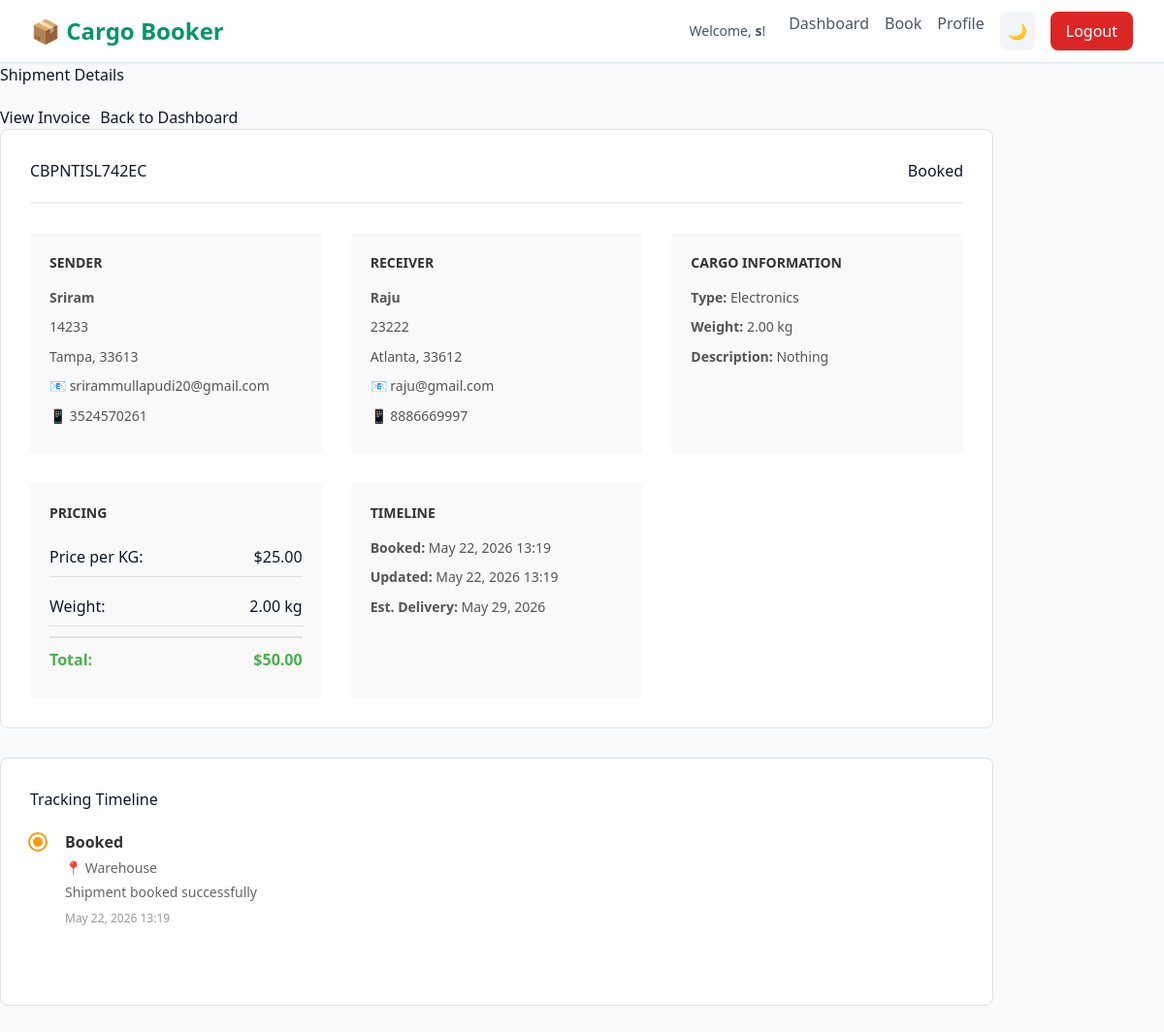
The page /shipment/1/ (signed in) on the database its author committed.
### shipments/models.py (models this page shows, shortened)
class Shipment(models.Model):
    CARGO_TYPE_CHOICES = [
        ('documents', 'Documents'),
        ('fragile', 'Fragile Items'),
        ('perishable', 'Perishable Goods'),
        ('electronics', 'Electronics'),
        ('furniture', 'Furniture'),
        ('machinery', 'Machinery'),
        ('other', 'Other'),
    ]
    STATUS_CHOICES = [
        ('pending', 'Pending'),
        ('booked', 'Booked'),
        ('in_transit', 'In Transit'),
        ('delivered', 'Delivered'),
        ('cancelled', 'Cancelled'),
    ]
    user = models.ForeignKey(User, on_delete=models.CASCADE, related_name='shipments')
    tracking_number = models.CharField(max_length=20, unique=True, default=generate_tracking_number)
    sender_name = models.CharField(max_length=255)
    sender_email = models.EmailField()
    sender_phone = models.CharField(max_length=20)
    sender_address = models.TextField()
    sender_city = models.CharField(max_length=100)
    sender_postal = models.CharField(max_length=20)
    receiver_name = models.CharField(max_length=255)
    receiver_email = models.EmailField()
    receiver_phone = models.CharField(max_length=20)
    receiver_address = models.TextField()
    receiver_city = models.CharField(max_length=100)
    receiver_postal = models.CharField(max_length=20)
    cargo_type = models.CharField(max_length=20, choices=CARGO_TYPE_CHOICES)
    cargo_description = models.TextField()
    weight_kg = models.DecimalField(max_digits=10, decimal_places=2)
    cargo_type_price = models.DecimalField(max_digits=10, decimal_places=2, default=0)  # per kg
    total_price = models.DecimalField(max_digits=10, decimal_places=2, default=0)
    status = models.CharField(max_length=20, choices=STATUS_CHOICES, default='pending')
    created_at = models.DateTimeField(auto_now_add=True)
    updated_at = models.DateTimeField(auto_now=True)
    estimated_delivery = models.DateTimeField(null=True, blank=True)
    class Meta:
        ordering = ['-created_at']

class StatusUpdate(models.Model):
    shipment = models.ForeignKey(Shipment, on_delete=models.CASCADE, related_name='status_updates')
    status = models.CharField(max_length=20, choices=Shipment.STATUS_CHOICES)
    message = models.TextField()
    location = models.CharField(max_length=255, blank=True)
    created_at = models.DateTimeField(auto_now_add=True)
    class Meta:
        ordering = ['-created_at']

### shipments/views.py (the view)
# urls.py: path('shipment/<int:pk>/', views.shipment_detail, name='shipment_detail'),
@login_required(login_url='login')
def shipment_detail(request, pk):
    shipment = get_object_or_404(Shipment, pk=pk)
    if shipment.user != request.user and not request.user.is_staff:
        messages.error(request, 'You do not have permission to view this shipment.')
        return redirect('dashboard')
    status_updates = shipment.status_updates.all()
    return render(request, 'shipment_detail.html', {
        'shipment': shipment,
        'status_updates': status_updates
    })

### templates/shipment_detail.html (shortened to what this page needs)
{% extends 'base.html' %}
{% block content %}
<div class="container">
    <div class="page-header">
        <h1>Shipment Details</h1>
        <div class="header-actions">
            <a href="{% url 'invoice' shipment.pk %}" class="btn btn-secondary">View Invoice</a>
            <a href="{% url 'dashboard' %}" class="btn btn-secondary">Back to Dashboard</a>
        </div>
    </div>
    <div class="shipment-details-layout">
        <div class="detail-card">
            <div class="card-header">
                <h2>{{ shipment.tracking_number }}</h2>
                <span class="status-badge status-{{ shipment.status }}">{{ shipment.get_status_display }}</span>
            </div>
            <div class="shipment-grid">
                <div class="info-section">
                    <h3>Sender</h3>
                    <p><strong>{{ shipment.sender_name }}</strong></p>
                    <p>{{ shipment.sender_address }}</p>
                    <p>{{ shipment.sender_city }}, {{ shipment.sender_postal }}</p>
                    <p>📧 {{ shipment.sender_email }}</p>
                    <p>📱 {{ shipment.sender_phone }}</p>
                </div>
                <div class="info-section">
                    <h3>Receiver</h3>
                    <p><strong>{{ shipment.receiver_name }}</strong></p>
                    <p>{{ shipment.receiver_address }}</p>
                    <p>{{ shipment.receiver_city }}, {{ shipment.receiver_postal }}</p>
                    <p>📧 {{ shipment.receiver_email }}</p>
                    <p>📱 {{ shipment.receiver_phone }}</p>
                </div>
                <div class="info-section">
                    <h3>Cargo Information</h3>
                    <p><strong>Type:</strong> {{ shipment.get_cargo_type_display }}</p>
                    <p><strong>Weight:</strong> {{ shipment.weight_kg }} kg</p>
                    <p><strong>Description:</strong> {{ shipment.cargo_description }}</p>
                </div>
                <div class="info-section pricing">
                    <h3>Pricing</h3>
                    <div class="pricing-table">
                        <div class="pricing-row">
                            <span>Price per KG:</span>
                            <span>${{ shipment.cargo_type_price|floatformat:2 }}</span>
                        </div>
                        <div class="pricing-row">
                            <span>Weight:</span>
                            <span>{{ shipment.weight_kg }} kg</span>
                        </div>
                        <div class="pricing-row total">
                            <span>Total:</span>
                            <span>${{ shipment.total_price|floatformat:2 }}</span>
                        </div>
                    </div>
                </div>
                <div class="info-section timeline-section">
                    <h3>Timeline</h3>
                    <p><strong>Booked:</strong> {{ shipment.created_at|date:"M d, Y H:i" }}</p>
                    <p><strong>Updated:</strong> {{ shipment.updated_at|date:"M d, Y H:i" }}</p>
                    <p><strong>Est. Delivery:</strong> {{ shipment.estimated_delivery|date:"M d, Y" }}</p>
                </div>
            </div>
        </div>
        <div class="detail-card timeline-card">
            <h2>Tracking Timeline</h2>
            {% if status_updates %}
                <div class="timeline">
                    {% for update in status_updates %}
                        <div class="timeline-item">
                            <div class="timeline-marker status-{{ update.status }}"></div>
                            <div class="timeline-content">
                                <div class="timeline-status">{{ update.get_status_display }}</div>
                                <div class="timeline-location">📍 {{ update.location }}</div>
                                <div class="timeline-message">{{ update.message }}</div>
                                <div class="timeline-time">{{ update.created_at|date:"M d, Y H:i" }}</div>
                            </div>
                        </div>
                    {% endfor %}
                </div>
            {% else %}
                <p class="empty-message">No status updates yet. Your shipment is being processed.</p>
            {% endif %}
        </div>
    </div>
</div>
{% endblock %}

### templates/base.html (shortened to what this page needs)
{% load static %}
<!DOCTYPE html>
<html lang="en">
<head>
    <script src="https://cdn.tailwindcss.com"></script>
    <link rel="stylesheet" href="{% static 'css/style.css' %}">
</head>
<body class="bg-slate-50 dark:bg-slate-900 text-slate-900 dark:text-white transition-colors duration-300">
    <nav class="sticky top-0 z-50 bg-white dark:bg-slate-950 border-b border-slate-200 dark:border-slate-800 shadow-sm">
        <div class="max-w-7xl mx-auto px-4 sm:px-6 lg:px-8">
            <div class="flex justify-between items-center h-16">
                <div class="flex-shrink-0">
                    <a href="{% url 'index' %}" class="text-2xl font-bold text-emerald-600 dark:text-emerald-400 hover:text-emerald-700 transition-colors">📦 Cargo Booker</a>
                </div>
                <div class="flex items-center gap-6">
                    {% if user.is_authenticated %}
                        <span class="text-sm text-slate-600 dark:text-slate-300">Welcome, <span class="font-semibold">{{ user.first_name|default:user.username }}</span>!</span>
                        <div class="flex gap-4">
                            <a href="{% url 'dashboard' %}" class="text-slate-600 dark:text-slate-300 hover:text-emerald-600 dark:hover:text-emerald-400 transition-colors font-medium">Dashboard</a>
                            <a href="{% url 'book_shipment' %}" class="text-slate-600 dark:text-slate-300 hover:text-emerald-600 dark:hover:text-emerald-400 transition-colors font-medium">Book</a>
                            <a href="{% url 'profile' %}" class="text-slate-600 dark:text-slate-300 hover:text-emerald-600 dark:hover:text-emerald-400 transition-colors font-medium">Profile</a>
                            <button id="darkModeToggle" class="p-2 rounded-lg bg-slate-100 dark:bg-slate-800 hover:bg-slate-200 dark:hover:bg-slate-700 transition-colors">🌙</button>
                            <a href="{% url 'logout' %}" class="px-4 py-2 bg-red-600 hover:bg-red-700 text-white rounded-lg transition-colors font-medium">Logout</a>
                        </div>
                    {% endif %}
                </div>
            </div>
        </div>
    </nav>
    <main class="min-h-[calc(100vh-120px)] bg-slate-50 dark:bg-slate-900 transition-colors">
        {% block content %}{% endblock %}
    </main>
</body>
</html>

### static/css/style.css (style rules this page uses)
.timeline { @apply relative; }
.timeline-item { @apply flex gap-6 pb-8 relative; }
.timeline-item:last-child { @apply pb-0; }
.timeline-item::before { content: ''; @apply absolute left-6 top-10 w-1 h-full bg-gradient-to-b from-slate-300 to-slate-200 dark:from-slate-700 dark:to-slate-800; }
.timeline-item:last-child::before { @apply hidden; }
.timeline-marker { @apply flex-shrink-0 w-12 h-12 rounded-full border-4 border-white dark:border-slate-900 flex items-center justify-center text-white font-bold text-sm shadow-lg; }

### templates/shipment_detail.html (style rules this page uses)
.header-actions { display: flex; gap: 10px; margin-top: 20px; }
.shipment-details-layout { display: grid; gap: 30px; }
.detail-card { background: white; border: 1px solid #e0e0e0; border-radius: 8px; padding: 30px; }
.card-header { display: flex; justify-content: space-between; align-items: center; margin-bottom: 30px; padding-bottom: 20px; border-bottom: 2px solid #f0f0f0; }
.shipment-grid { display: grid; grid-template-columns: repeat(auto-fit, minmax(280px, 1fr)); gap: 30px; }
.info-section { padding: 20px; background: #f9f9f9; border-radius: 4px; }
.info-section h3 { margin-bottom: 15px; color: #333; font-size: 14px; text-transform: uppercase; font-weight: 600; }
.info-section p { margin: 8px 0; font-size: 14px; color: #555; line-height: 1.6; }
.pricing-table { display: flex; flex-direction: column; gap: 10px; }
.pricing-row { display: flex; justify-content: space-between; padding: 8px 0; border-bottom: 1px solid #e0e0e0; }
.pricing-row.total { border-bottom: none; font-weight: 600; font-size: 16px; color: #4CAF50; padding-top: 10px; border-top: 2px solid #e0e0e0; }
.timeline-card { grid-column: 1 / -1; }
.timeline { position: relative; padding: 20px 0; }
.timeline-item { display: flex; margin-bottom: 30px; }
.timeline-marker { width: 16px; height: 16px; border-radius: 50%; margin-top: 4px; margin-right: 20px; flex-shrink: 0; border: 3px solid white; box-shadow: 0 0 0 2px #ddd; }
.timeline-marker.status-booked { background: #ff9800; box-shadow: 0 0 0 2px #ff9800; }
.timeline-content { flex: 1; }
.timeline-status { font-weight: 600; color: #333; margin-bottom: 4px; }
.timeline-location { font-size: 14px; color: #666; margin-bottom: 4px; }
.timeline-message { font-size: 14px; color: #666; margin-bottom: 8px; }
.timeline-time { font-size: 12px; color: #999; }

### rows shown on the page
Shipment: tracking_number "CBPNTISL742EC", status "Booked", sender_name "Sriram", sender_address "14233", sender_city "Tampa", sender_postal "33613", sender_email "srirammullapudi20@gmail.com", sender_phone "3524570261", receiver_name "Raju", receiver_address "23222", receiver_city "Atlanta", receiver_postal "33612", receiver_email "raju@gmail.com", receiver_phone "8886669997", cargo_type "Electronics", weight_kg "2.00", cargo_description "Nothing", cargo_type_price "25.00", total_price "50.00", created_at "May 22, 2026 13:19", updated_at "May 22, 2026 13:19", estimated_delivery "May 29, 2026"
StatusUpdate: status "Booked", location "Warehouse", message "Shipment booked successfully", created_at "May 22, 2026 13:19"

### other values the page prints
{{ user.first_name|default:user.username }} "s"
